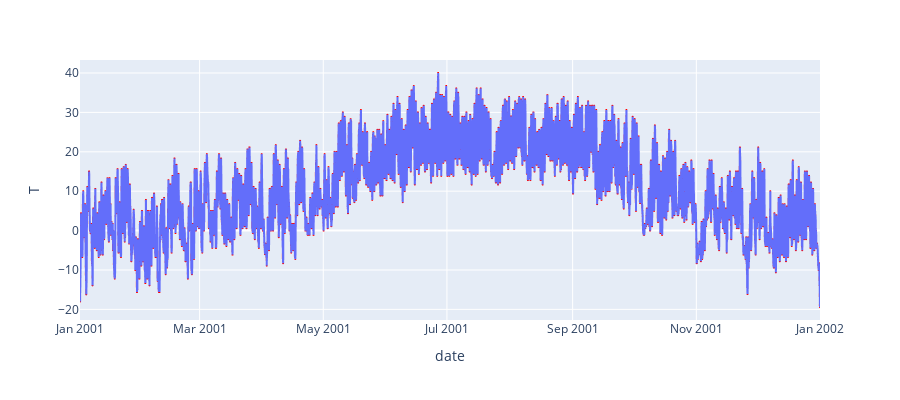

Notebook code for this chart:
### Code cell
import plotly.express as px

#fig = px.line(df_graph,x='date',y=['T_ext','T_z','T_s0','T_s1'],height=400)
fig = px.line(df_graph,x='date',y='T',height=400)
fig.update_traces(line_color="red")
fig2 = px.line(df_eplus,x='time',y=1)
fig.add_trace(fig2.data[0])

fig.show()

### Figure 1 — Plotly figure (JSON) as saved in the notebook; plotly's stock layout.template omitted (floating-point values rounded to 4 significant figures; data arrays with more than 128 entries replaced by an {"elided": "..."} marker saying what was removed)
{"data": [{"hovertemplate": "date=%{x}<br>T=%{y}<extra></extra>", "legendgroup": "", "line": {"color": "red", "dash": "solid"}, "marker": {"symbol": "circle"}, "mode": "lines", "name": "", "showlegend": false, "type": "scattergl", "x": {"elided": "8760 str values"}, "xaxis": "x", "y": {"elided": "8760 float values"}, "yaxis": "y"}, {"hovertemplate": "time=%{x}<br>1=%{y}<extra></extra>", "legendgroup": "", "line": {"color": "#636efa", "dash": "solid"}, "marker": {"symbol": "circle"}, "mode": "lines", "name": "", "showlegend": false, "type": "scattergl", "x": {"elided": "52560 str values"}, "xaxis": "x", "y": {"elided": "52560 float values"}, "yaxis": "y"}], "layout": {"height": 400, "legend": {"tracegroupgap": 0}, "margin": {"t": 60}, "xaxis": {"anchor": "y", "domain": [0, 1], "title": {"text": "date"}}, "yaxis": {"anchor": "x", "domain": [0, 1], "title": {"text": "T"}}}}
